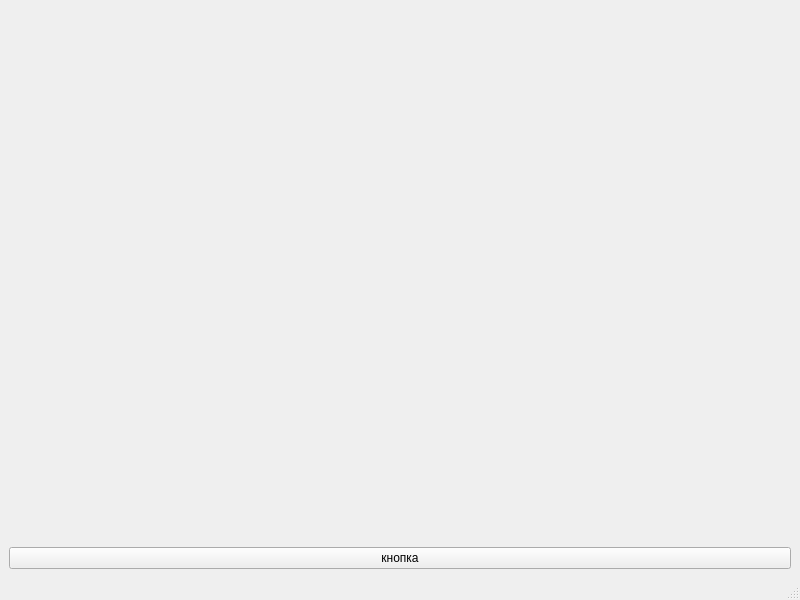
<?xml version="1.0" encoding="UTF-8"?>
<ui version="4.0">
 <class>MainWindow</class>
 <widget class="QMainWindow" name="MainWindow">
  <property name="geometry">
   <rect>
    <x>0</x>
    <y>0</y>
    <width>800</width>
    <height>600</height>
   </rect>
  </property>
  <property name="windowTitle">
   <string>MainWindow</string>
  </property>
  <widget class="QWidget" name="centralwidget">
   <layout class="QVBoxLayout" name="verticalLayout">
    <item>
     <spacer name="verticalSpacer">
      <property name="orientation">
       <enum>Qt::Vertical</enum>
      </property>
      <property name="sizeHint" stdset="0">
       <size>
        <width>20</width>
        <height>40</height>
       </size>
      </property>
     </spacer>
    </item>
    <item>
     <widget class="QPushButton" name="btn">
      <property name="text">
       <string>кнопка</string>
      </property>
     </widget>
    </item>
   </layout>
  </widget>
  <widget class="QMenuBar" name="menubar">
   <property name="geometry">
    <rect>
     <x>0</x>
     <y>0</y>
     <width>800</width>
     <height>26</height>
    </rect>
   </property>
  </widget>
  <widget class="QStatusBar" name="statusbar"/>
 </widget>
 <resources/>
 <connections/>
</ui>
